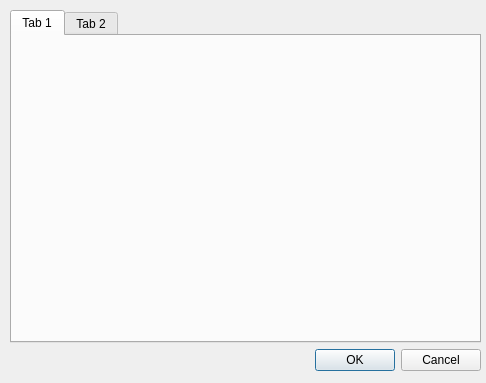
<?xml version="1.0" encoding="UTF-8"?>
<ui version="4.0">
 <class>DPosicionBola</class>
 <widget class="QDialog" name="DPosicionBola">
  <property name="geometry">
   <rect>
    <x>0</x>
    <y>0</y>
    <width>486</width>
    <height>383</height>
   </rect>
  </property>
  <property name="windowTitle">
   <string>Dialog</string>
  </property>
  <widget class="QWidget" name="">
   <property name="geometry">
    <rect>
     <x>10</x>
     <y>10</y>
     <width>471</width>
     <height>361</height>
    </rect>
   </property>
   <layout class="QVBoxLayout" name="verticalLayout">
    <item>
     <widget class="QTabWidget" name="tabPosicion">
      <widget class="QWidget" name="tab">
       <attribute name="title">
        <string>Tab 1</string>
       </attribute>
      </widget>
      <widget class="QWidget" name="tab_2">
       <attribute name="title">
        <string>Tab 2</string>
       </attribute>
      </widget>
     </widget>
    </item>
    <item>
     <widget class="QDialogButtonBox" name="buttonBox">
      <property name="orientation">
       <enum>Qt::Horizontal</enum>
      </property>
      <property name="standardButtons">
       <set>QDialogButtonBox::Cancel|QDialogButtonBox::Ok</set>
      </property>
     </widget>
    </item>
   </layout>
  </widget>
 </widget>
 <resources/>
 <connections>
  <connection>
   <sender>buttonBox</sender>
   <signal>accepted()</signal>
   <receiver>DPosicionBola</receiver>
   <slot>accept()</slot>
   <hints>
    <hint type="sourcelabel">
     <x>248</x>
     <y>254</y>
    </hint>
    <hint type="destinationlabel">
     <x>157</x>
     <y>274</y>
    </hint>
   </hints>
  </connection>
  <connection>
   <sender>buttonBox</sender>
   <signal>rejected()</signal>
   <receiver>DPosicionBola</receiver>
   <slot>reject()</slot>
   <hints>
    <hint type="sourcelabel">
     <x>316</x>
     <y>260</y>
    </hint>
    <hint type="destinationlabel">
     <x>286</x>
     <y>274</y>
    </hint>
   </hints>
  </connection>
 </connections>
</ui>
